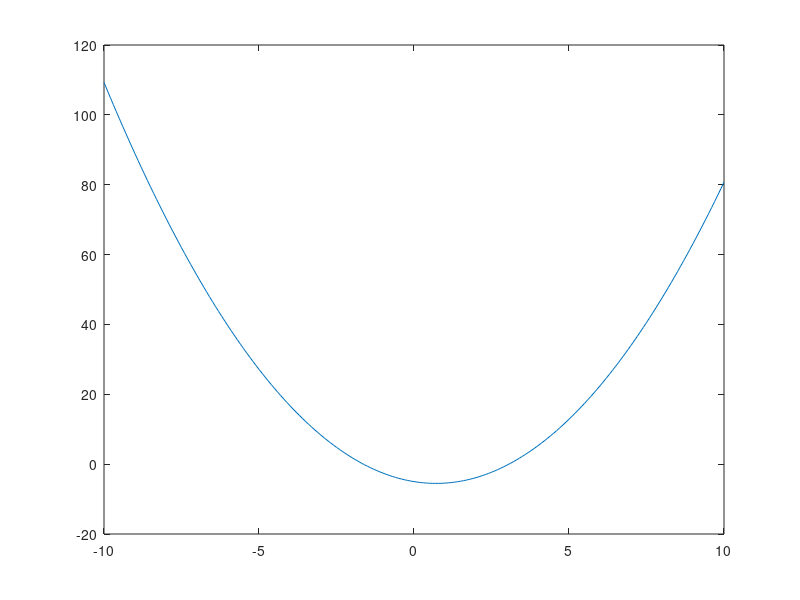

Source code (MATLAB): (Note: this script raises an error after producing the figure.)
funcionH = @(x) (x.*x)-(x*(10/7)) - 5;

X = -10:0.1:10;
Y = funcionH(X);

plot(X,Y)

solucion = BISECCIONPRUEBA(funcionH,-10,0, 100)
funcionH(solucion)